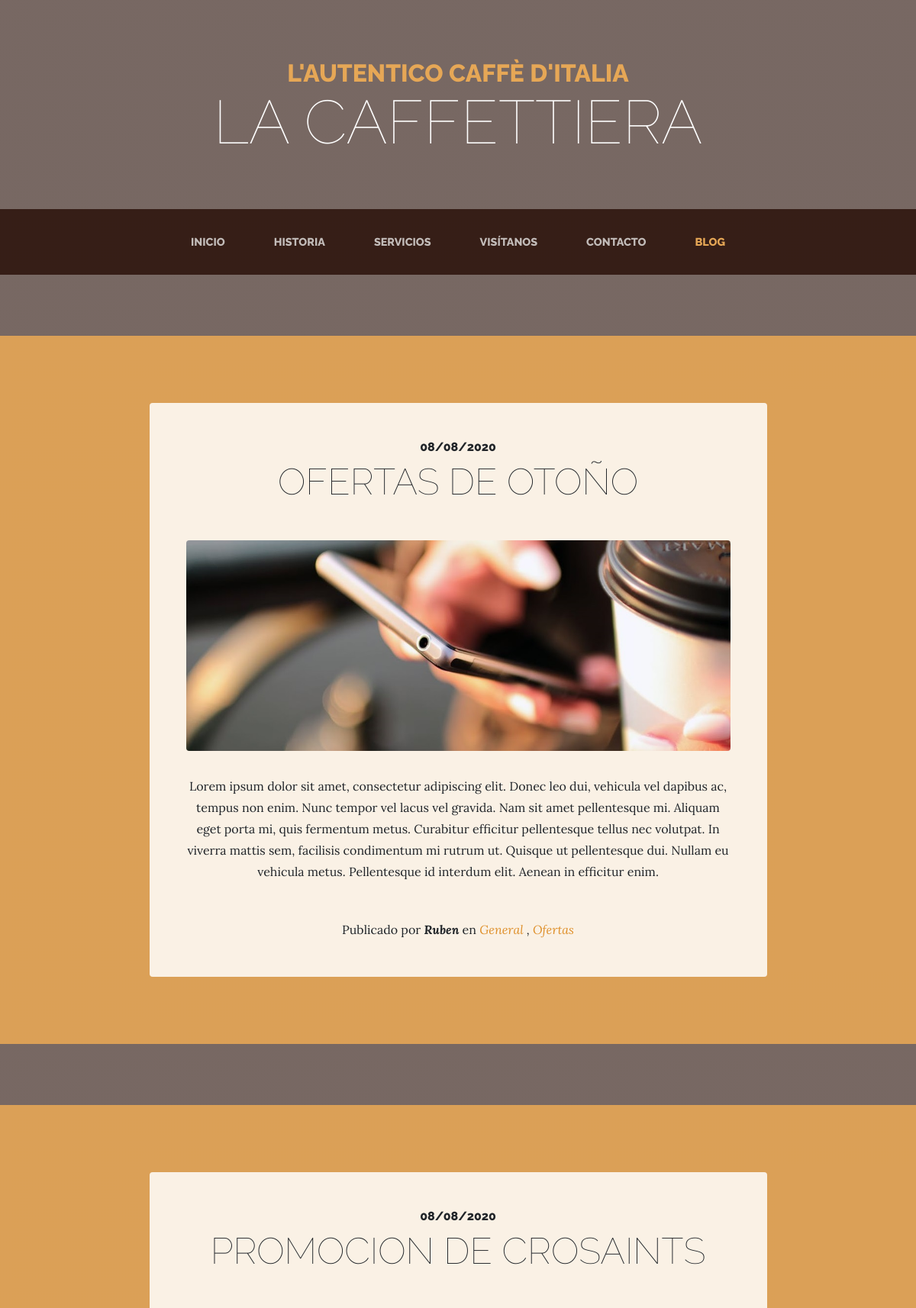
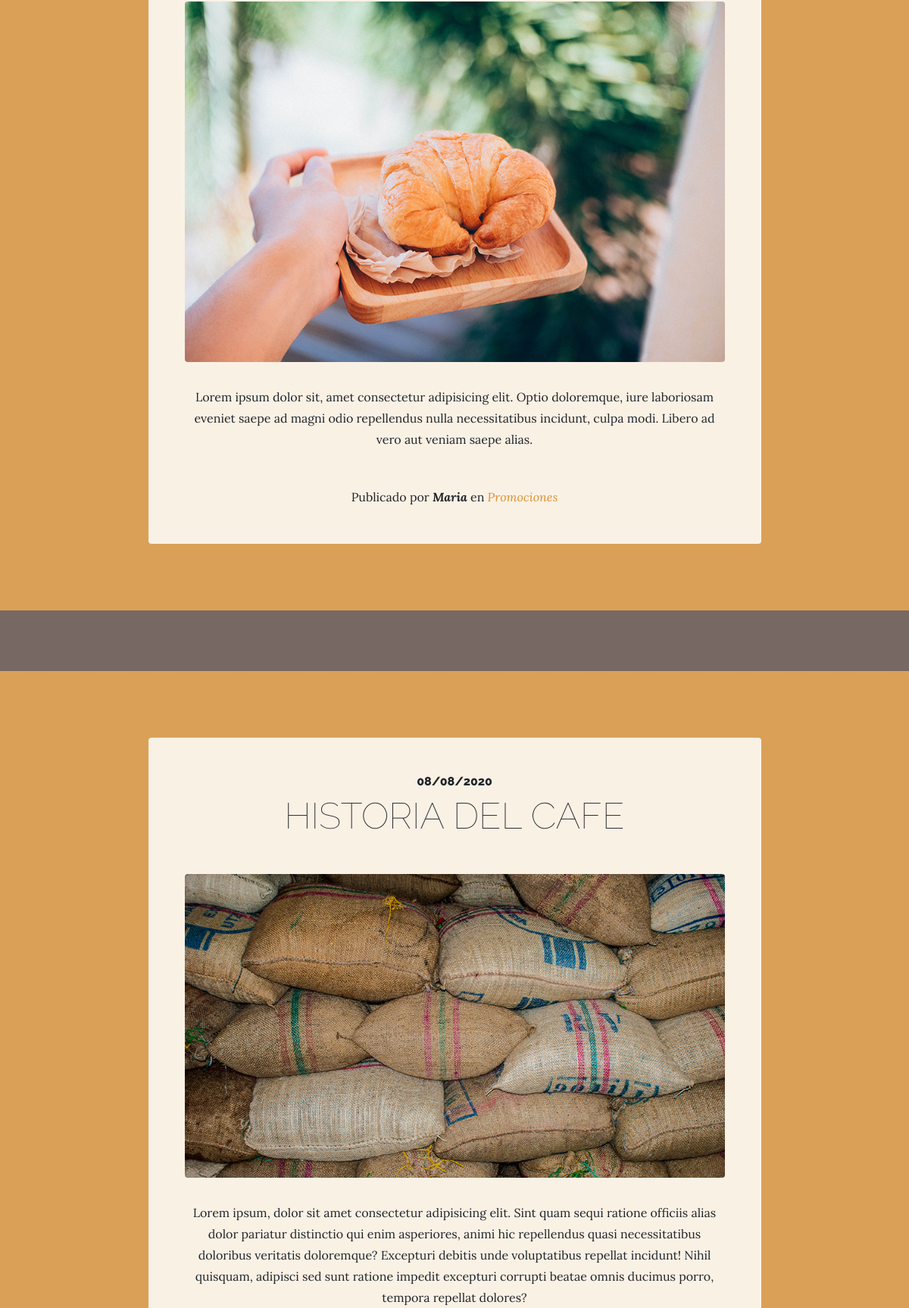
Screenshot of /blog/ (upper part) with the database file from the repository (2 pictures, top to bottom).
### blog/models.py (models this page shows, shortened)
class Post(models.Model):
    title = models.CharField(max_length=200, verbose_name="Titulo")
    content = models.TextField(verbose_name="Contenido")
    published = models.DateTimeField(verbose_name='Fecha de publicacion', default=now)
    image = models.ImageField(upload_to="posts", verbose_name="Imagen", null=True, blank=True)
    author = models.ForeignKey(User, verbose_name="Autor", on_delete=models.CASCADE)
    categories = models.ManyToManyField(Category, verbose_name="Categorias", related_name='get_post')
    created = models.DateTimeField(auto_now_add=True, verbose_name="Fecha de creacion")
    updated = models.DateTimeField(auto_now=True, verbose_name="Fecha de actualizacion")
    class Meta:
        verbose_name = 'Entrada'
        verbose_name_plural = 'Entradas'
        ordering = ['created']

class Category(models.Model):
    name = models.CharField(max_length=100, verbose_name="Nombre")
    created = models.DateTimeField(auto_now_add=True, verbose_name="Fecha de creacion")
    updated = models.DateTimeField(auto_now=True, verbose_name="Fecha de actualizacion")
    class Meta:
        verbose_name = 'Categoria'
        verbose_name_plural = 'Categorias'
        ordering = ['created']

### blog/views.py (the view)
# urls.py: path('', blog, name='blog'),
def blog(request):
    posts = Post.objects.all()
    context = {
        'posts': posts
    }
    return render(request, 'blog/blog.html', context)

### pages/templatetags/page_extras.py (called while the page is built)
@register.simple_tag
def get_page_list():
    pages = Page.objects.all()
    return pages

### social/processors.py (called while the page is built)
def ctx_dict(request):
    ctx = {}
    links = Link.objects.all()
    for link in links:
        ctx[link.key] = link.url
    return ctx

### templates/blog/blog.html (shortened to what this page needs)
{% extends 'core/base.html' %}
{% load static %}
{% block content %}
  {% for post in posts %}
    <section class="page-section cta">
      <div class="container">
        <div class="row">
          <div class="col-xl-9 mx-auto">
            <div class="cta-innerv text-center rounded">
              <h2 class="section-heading mb-5">
                <span class="section-heading-upper">{{ post.published|date:"SHORT_DATE_FORMAT" }}</span>
                <span class="section-heading-lower">{{ post.title }}</span>
              </h2>
              <p class="mb-0">
                <img class="mx-auto d-flex rounded img-fluid mb-3 mb-lg-0" src="{{ post.image.url }}" alt="{{ post.title }}">
              </p>
              <p class="mb-0 mbt">
                {{ post.content|linebreaks }}
              </p>
              <p class="mb-0 mbt">
                <span class="section-heading-under">Publicado por <em><b>{{ post.author|title }}</b></em> en <em>
                  {% for category in post.categories.all %}
                    <a href="{% url 'category' category.id %}" class="link">{{ category.name }}</a> {% if not forloop.last %},{% endif %}
                  {% endfor %}
                </em></span>
              </p>
            </div>
          </div>
        </div>
      </div>
    </section>
  {% endfor %}
{% endblock %}

### core/static/core/css/business-casual.css (style rules this page uses)
body { font-family: 'Lora'; background: linear-gradient(rgba(47, 23, 15, 0.65), rgba(47, 23, 15, 0.65)), url("../img/bg.jpg"); background-attachment: fixed; background-position: center; background-size: cover; }
h1, h2, h3, h4, h5, h6 { font-family: 'Raleway'; }
p { line-height: 1.75; }
.page-section { margin-top: 5rem; margin-bottom: 5rem; }
.section-heading { text-transform: uppercase; }
.section-heading .section-heading-upper { display: block; font-size: 1rem; font-weight: 800; padding-bottom:.5rem; }
.section-heading .section-heading-lower { display: block; font-size: 3rem; font-weight: 100; }
.cta { padding-top: 5rem; padding-bottom: 5rem; background-color: rgba(230, 167, 86, 0.9); }
.cta .cta-innerv { position: relative; padding: 3rem; margin: 0.5rem; background-color: rgba(255, 255, 255, 0.85); }
.mbt { padding-top: 2rem; }
a.link { color: #df902a; }

### rows the page displays
Post: published "08/08/2020", title "OFERTAS DE OTOÑO", image (picture), content "Lorem ipsum dolor sit amet, consectetur adipiscing elit. Donec leo dui, vehicula vel dapibus ac, tempus non enim. Nunc tempor vel lacus vel gravida. Nam sit amet pellentesque mi. Aliquam eget porta mi, quis fermentum metus. Curabitur efficitur pellentesque tellus nec volutpat. In viverra mattis sem, facilisis condimentum mi rutrum ut. Quisque ut pellentesque dui. Nullam eu vehicula metus. Pellentesque id interdum elit. Aenean in efficitur enim.", author "Ruben"
Category: name "General"
Category: name "Ofertas"
Post: published "08/08/2020", title "PROMOCION DE CROSAINTS", image (picture), content "Lorem ipsum dolor sit, amet consectetur adipisicing elit. Optio doloremque, iure laboriosam eveniet saepe ad magni odio repellendus nulla necessitatibus incidunt, culpa modi. Libero ad vero aut veniam saepe alias.", author "Maria"
Category: name "Promociones"
Post: published "08/08/2020", title "HISTORIA DEL CAFE", image (picture), content "Lorem ipsum, dolor sit amet consectetur adipisicing elit. Sint quam sequi ratione officiis alias dolor pariatur distinctio qui enim asperiores, animi hic repellendus quasi necessitatibus doloribus veritatis doloremque? Excepturi debitis unde voluptatibus repellat incidunt! Nihil quisquam, adipisci sed sunt ratione impedit excepturi corrupti beatae omnis ducimus porro, tempora repellat dolores?"
